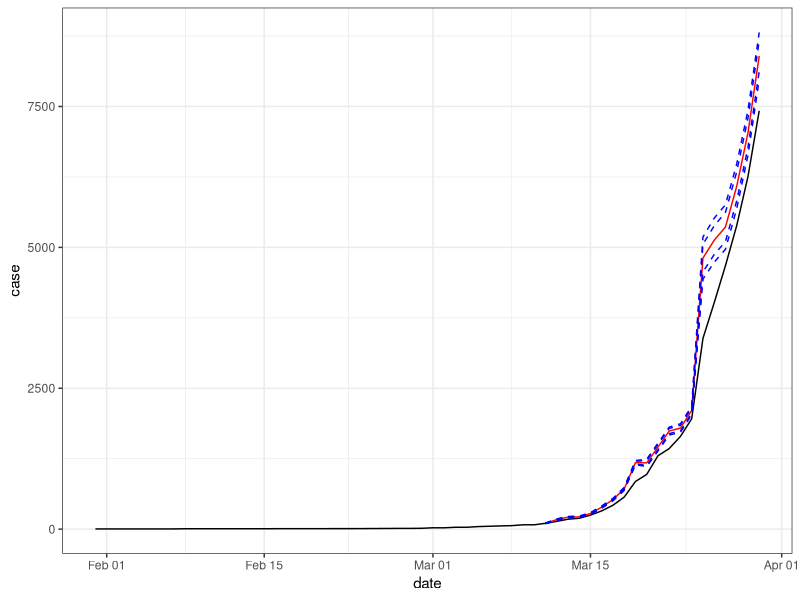
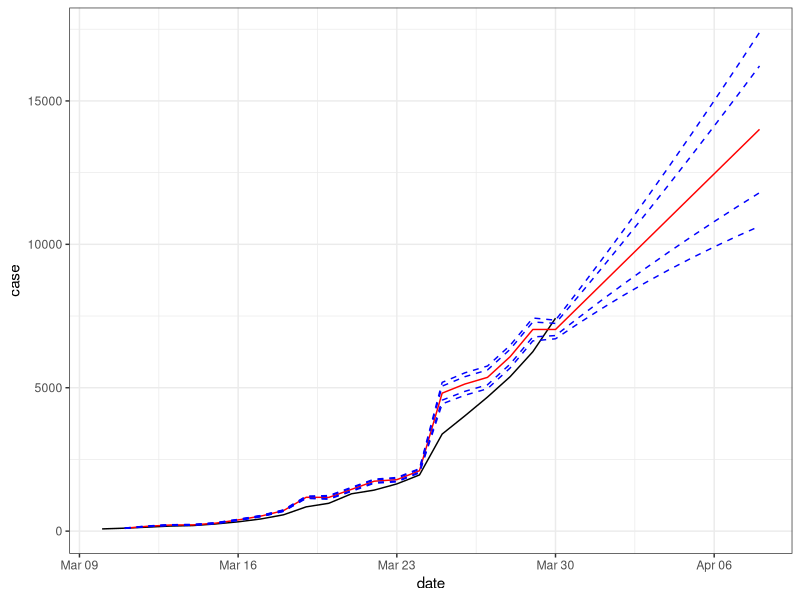

The R script that drew these images, in order:
library(ggplot2)
library(tidyverse)
library(forecast)

###dry run
#notes on each step are in the functions 
covid <- read.csv("covid19.csv")
covid$date <- as.Date(covid$date,format="%d-%m-%Y")
covid %>% 
  filter(prname=="Canada") %>%
  select(date, numconf) -> covidCanada

dcovid <- as.data.frame(seq.Date(min(covid$date),max(covid$date),by="day"))
colnames(dcovid) <- c("date")

covidCanada <- left_join(dcovid,covidCanada,by="date") %>% rename(case=numconf)

x <- NULL
for (i in 1:nrow(covidCanada)){
  if (class(covidCanada[i,2])=="integer" & !is.na(covidCanada[i,2])){
    x <- covidCanada[i,2]
  }
  if (is.na(covidCanada[i,2])==TRUE){
    covidCanada[i,2] <- x
  }
}

covidCanada[,"Pred"] <- as.data.frame(matrix(ncol=1,nrow=nrow(covidCanada)))
covidCanada[,"Lo80"] <- as.data.frame(matrix(ncol=1,nrow=nrow(covidCanada)))
covidCanada[,"Hi80"] <- as.data.frame(matrix(ncol=1,nrow=nrow(covidCanada)))
covidCanada[,"Lo95"] <- as.data.frame(matrix(ncol=1,nrow=nrow(covidCanada)))
covidCanada[,"Hi95"] <- as.data.frame(matrix(ncol=1,nrow=nrow(covidCanada)))


for (i in 1:20){
  fit <- forecast(auto.arima(covidCanada[1:40+i,2]))
  covidCanada[40+i,"Pred"] <- fit$mean[1]
  covidCanada[40+i,c("Lo80","Lo95")] <- fit$lower[1,1:2]
  covidCanada[40+i,c("Hi80","Hi95")] <- fit$upper[1,1:2]
}
ggplot(covidCanada,aes(x=date)) + 
  geom_line(aes(y=case)) +
  geom_line(aes(y=Pred),color="red") +
  geom_line(aes(y=Lo80), color = "blue", linetype = "dashed") +
  geom_line(aes(y=Hi80), color = "blue", linetype = "dashed") +
  geom_line(aes(y=Lo95), color = "blue", linetype = "dashed") +
  geom_line(aes(y=Hi95), color = "blue", linetype = "dashed") +
  theme_bw()
covidCanada



forecast <- forecast(auto.arima(covidCanada[1:59,2]))

covidCanada[60:69,"Pred"] <- forecast$mean
covidCanada[60:69,c("Lo80","Lo95")] <- forecast$lower[,1:2]
covidCanada[60:69,c("Hi80","Hi95")] <- forecast$upper[,1:2]

for (i in 60:69){
  covidCanada[i,1] <- covidCanada[i-1,1]+1 
}
ggplot(covidCanada[40:69,],aes(x=date)) + 
  geom_line(aes(y=case)) +
  geom_line(aes(y=Pred),color="red") +
  geom_line(aes(y=Lo80), color = "blue", linetype = "dashed") +
  geom_line(aes(y=Hi80), color = "blue", linetype = "dashed") +
  geom_line(aes(y=Lo95), color = "blue", linetype = "dashed") +
  geom_line(aes(y=Hi95), color = "blue", linetype = "dashed") +
  theme_bw()

covidCanada

###extractor function 
#takes in the name of the province as a string
#outputs the dataframe with the cases in the province by date 
extract <- function(province){
  covid %>% 
    filter(prname==province) %>%
    select(date, numconf) -> covidCanada
  
  #the data source excluded the days where there's no change in number
  #autofill a dataframe with the dates from the first day to the current day
  dcovid <- as.data.frame(seq.Date(min(covid$date),max(covid$date),by="day"))
  colnames(dcovid) <- c("date")
  
  #merge the case data into the dataframe with all dates 
  covidCanada <- left_join(dcovid,covidCanada,by="date") %>% rename(case=numconf)
  #after merging, the days where there's no change in number will have NA values
  
  ##fill the NA values 
  #initialize value-storage variable x
  x <- NULL
  #some provinces have 0 case on the first day of all, so after the merge the value will be NA on the first day
  #if the value is NA then fill the cell with 0 until an actual value is encountered
  if (is.na(covidCanada[1,2])==TRUE){
    x = 0
  }
  #check the cells for actual numerical values and not NA
  for (i in 1:nrow(covidCanada)){
    if (class(covidCanada[i,2])=="integer" & !is.na(covidCanada[i,2])){
      #if the cell actually contains a value then the value-storage variable will change to that value
      x <- covidCanada[i,2]
    }
    #if the cell has NA value, then fill it with whatever value saved in the value-storage variable
    #either 0 or an actual value
    if (is.na(covidCanada[i,2])==TRUE){
      covidCanada[i,2] <- x
    }
  }
  
  #create columns to contain the forecast
  #not the most convenient way to add more columns to a dataframe...
  #the *forecast* function from the package *forecast* will be used
  #the *forecast* function will compute these values that will be useful on the plot
  covidCanada[,"Pred"] <- as.data.frame(matrix(ncol=1,nrow=nrow(covidCanada)))
  covidCanada[,"Lo80"] <- as.data.frame(matrix(ncol=1,nrow=nrow(covidCanada)))
  covidCanada[,"Hi80"] <- as.data.frame(matrix(ncol=1,nrow=nrow(covidCanada)))
  covidCanada[,"Lo95"] <- as.data.frame(matrix(ncol=1,nrow=nrow(covidCanada)))
  covidCanada[,"Hi95"] <- as.data.frame(matrix(ncol=1,nrow=nrow(covidCanada)))
  
  #not necessary but good to have a look at the created dataframe...
  print(covidCanada)
}

#model training function with data
#not really useful... but could probably tell whether the model is underestimating or overestimating from here... 
#the extractor function is called in here so there's no need to call the extractor function and save the dataframe in an object
trainForecast <- function(covidCanada){
  #extract the dataframe using the name of the province in a string
  covidCanada <- extract(covidCanada)
  
  #the number of rows of the dataset
  #useful for indexing in loops
  nrow <- nrow(covidCanada)
  
  #use 20 less data to train model
  for (i in 1:20){
    #use auto arima to automatically select the model with smallest aic
    #new models will be trained whenever a new value is incorporated
    #not sure if it's a good practice...
    #save forecast object for data extraction later 
    fit <- forecast(auto.arima(covidCanada[1:(nrow-20)+i,2]))
    
    #the predicted value of the first upcoming datapoint is in the $mean[1] of the forecast object
    covidCanada[(nrow-20)+i,"Pred"] <- fit$mean[1]
    #extract lower CI at 80% and 95% 
    covidCanada[(nrow-20)+i,c("Lo80","Lo95")] <- fit$lower[1,1:2]
    #same thing but upper CI
    covidCanada[(nrow-20)+i,c("Hi80","Hi95")] <- fit$upper[1,1:2]
  }
  
  #not necessary but why not have a look at the df to check if the values are properly stored in
  print(covidCanada)
  
  #now plotting
  #start the plot from the preceeding 30 points
  ggplot(covidCanada[(nrow-30):nrow,],aes(x=date)) +
    geom_line(aes(y=case)) +
    geom_line(aes(y=Pred),color="red") +
    geom_line(aes(y=Lo80), color = "blue", linetype = "dashed") +
    geom_line(aes(y=Hi80), color = "blue", linetype = "dashed") +
    geom_line(aes(y=Lo95), color = "blue", linetype = "dashed") +
    geom_line(aes(y=Hi95), color = "blue", linetype = "dashed") +
    #personal favourite theme in ggplot
    theme_bw()
}


##actual forecaster function
#extractor function embedded so no need to call it separately 
forecaster <- function(covidCanada){
  #get the dataframe using the name of the province in a string
  covidCanada <- extract(covidCanada)
  #the number of observations in the data, for indexing purpose later
  nrow <- nrow(covidCanada)
  #save the forecast object from the model training 
  #the model uses 1 less data point than the actual number of the observation.
  #when forecasting, the first forecast value will be an already-made observation
  #not sure how useful it is in terms of checking model performance... but why not
  forecast <- forecast(auto.arima(covidCanada[1:(nrow-1),2]))
  
  #the forecast is made on 10 values at a time
  #since one observation was taken off, the first forecast will be for that observation
  #so there's only 9 new forecast left
  #hence indexing +9 
  covidCanada[nrow:(nrow+9),"Pred"] <- forecast$mean
  covidCanada[nrow:(nrow+9),c("Lo80","Lo95")] <- forecast$lower[,1:2]
  covidCanada[nrow:(nrow+9),c("Hi80","Hi95")] <- forecast$upper[,1:2]
  
  #autofill the dates for the new forecast 
  for (i in nrow:(nrow+9)){
    covidCanada[i,1] <- covidCanada[i-1,1]+1 
  }
  
  #again not necessary but why not take a look at the numbers and look at the graph later... 
  print(covidCanada)
  
  #plotting
  #show 10 preceeding values up to the newest forecasted value
  ggplot(covidCanada[(nrow-10):(nrow+9),],aes(x=date)) + 
    geom_line(aes(y=case)) +
    geom_line(aes(y=Pred),color="red") +
    geom_line(aes(y=Lo80), color = "blue", linetype = "dashed") +
    geom_line(aes(y=Hi80), color = "blue", linetype = "dashed") +
    geom_line(aes(y=Lo95), color = "blue", linetype = "dashed") +
    geom_line(aes(y=Hi95), color = "blue", linetype = "dashed") +
    theme_bw()
}

###forecaster function with an option to choose how many days to go back when training the model for forecasting 
forecasterDB <- function(covidCanada,db){
  covidCanada <- extract(covidCanada)
  nrow <- nrow(covidCanada)
  val <- nrow-db
  forecast <- forecast(auto.arima(covidCanada[1:val,2]))
  
  covidCanada[val:(val+9),"Pred"] <- forecast$mean
  covidCanada[val:(val+9),c("Lo80","Lo95")] <- forecast$lower[,1:2]
  covidCanada[val:(val+9),c("Hi80","Hi95")] <- forecast$upper[,1:2]
  
  for (i in val:(val+9)){
    covidCanada[i,1] <- covidCanada[i-1,1]+1 
  }
  
  print(covidCanada)
  
  ggplot(covidCanada[(val-10):(val+9),],aes(x=date)) + 
    geom_line(aes(y=case)) +
    geom_line(aes(y=Pred),color="red") +
    geom_line(aes(y=Lo80), color = "blue", linetype = "dashed") +
    geom_line(aes(y=Hi80), color = "blue", linetype = "dashed") +
    geom_line(aes(y=Lo95), color = "blue", linetype = "dashed") +
    geom_line(aes(y=Hi95), color = "blue", linetype = "dashed") +
    theme_bw()
}
